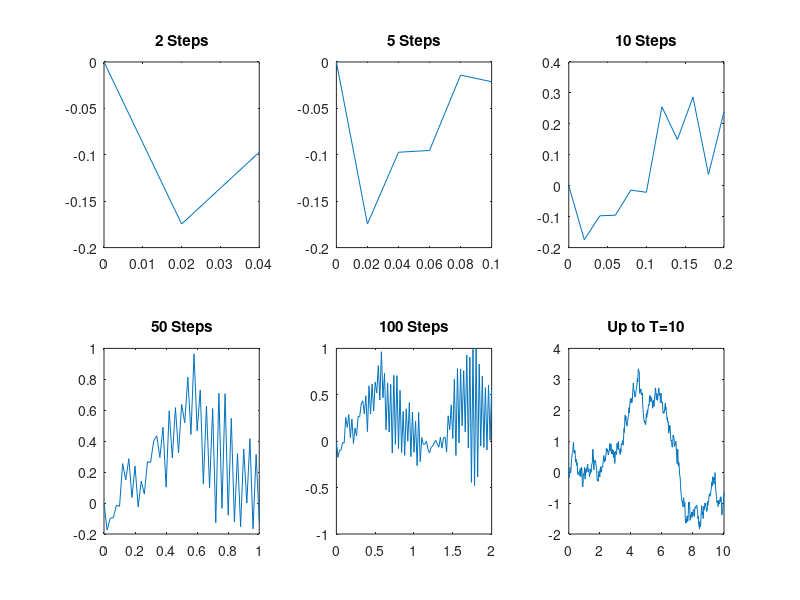

Write MATLAB code to recreate this figure.
sigma=.2;
S0=80; 
r=.04;D=0;
T=10; 
KP=100; 
dt =1/50; 
N=T/dt;   
x = 0:dt:T;
Brownian = sqrt(dt)*randn(2,N);
Num = zeros(2,N+1);
for t = 2:N+1
Num(1,t) = Num(1,t-1)+Brownian(1,t-1);
Num(2,t) = Num(2,t-1)+Brownian(2,t-1);
end 
%hist(Brownian(1:N));
%hold on
%P1 = plot(x,Num(1,:)); 
%P2 = plot(x,Num(2,:)); 
%title('Simulated Wiener Process')
%ylabel('W(t)')
%xlabel('Time')

figure
x = 2*dt;
subplot(2,3,1)
plot(0:dt:x, Num(2:4))
title('2 Steps')
x = 5*dt;
subplot(2,3,2)
plot(0:dt:x, Num(2:7))
title('5 Steps')
x = 10*dt;
subplot(2,3,3)
plot(0:dt:x, Num(2:12))
title('10 Steps')
x = 50*dt;
subplot(2,3,4)
plot(0:dt:x, Num(2:52))
title('50 Steps')
x = 100*dt;
subplot(2,3,5)
plot(0:dt:x, Num(2:102))
title('100 Steps')
subplot(2,3,6)
plot(0:dt:T, Num(1,:))
title('Up to T=10')

